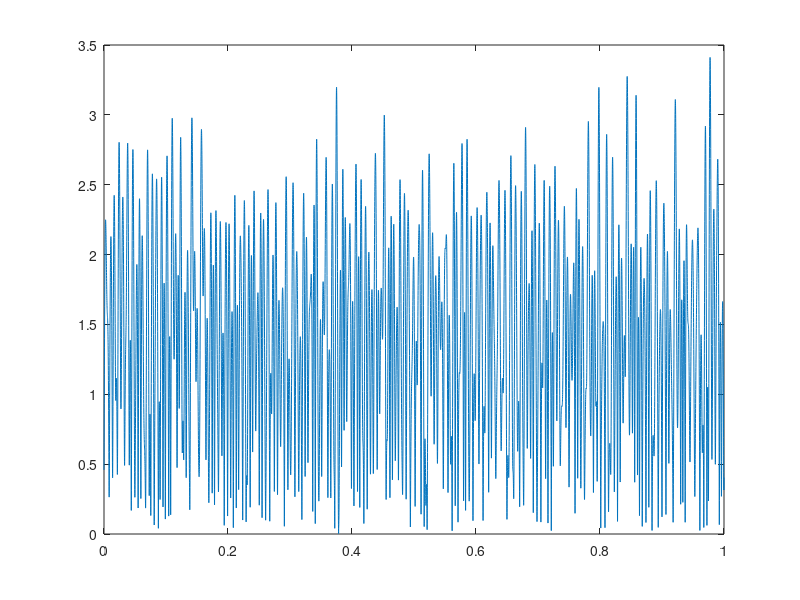
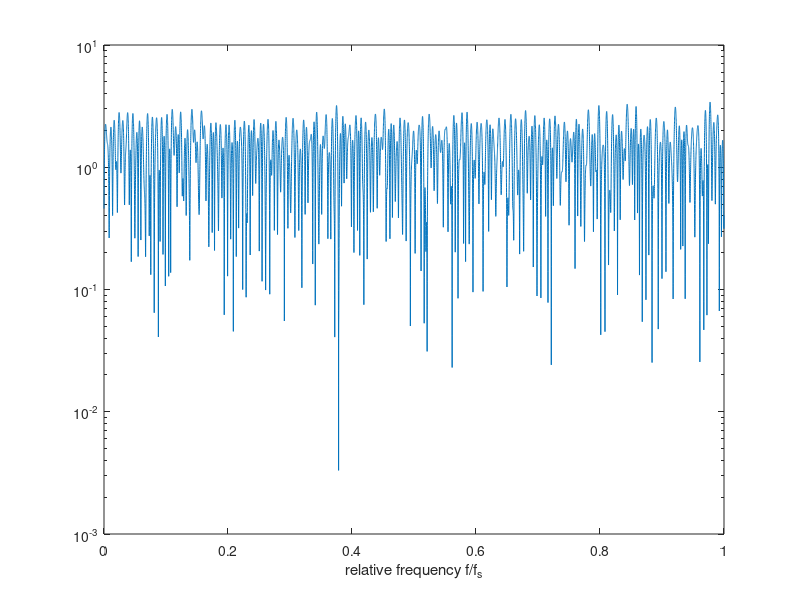
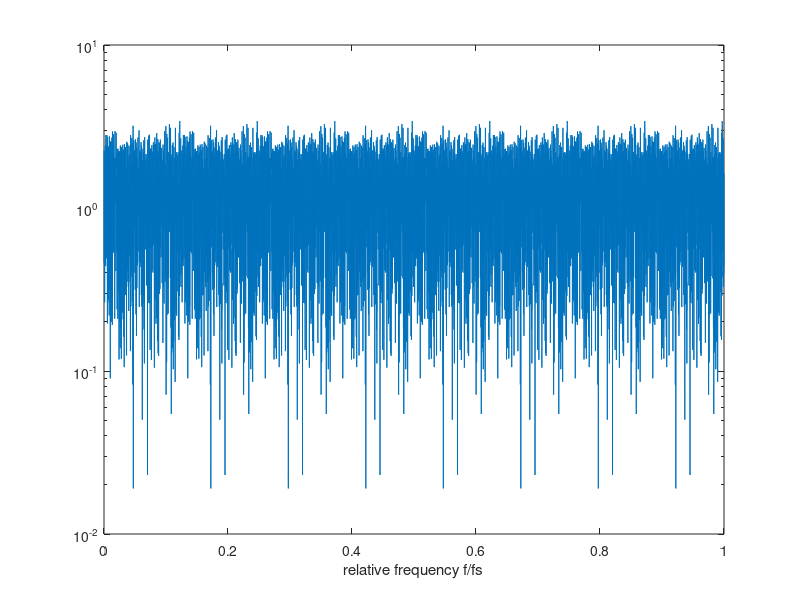
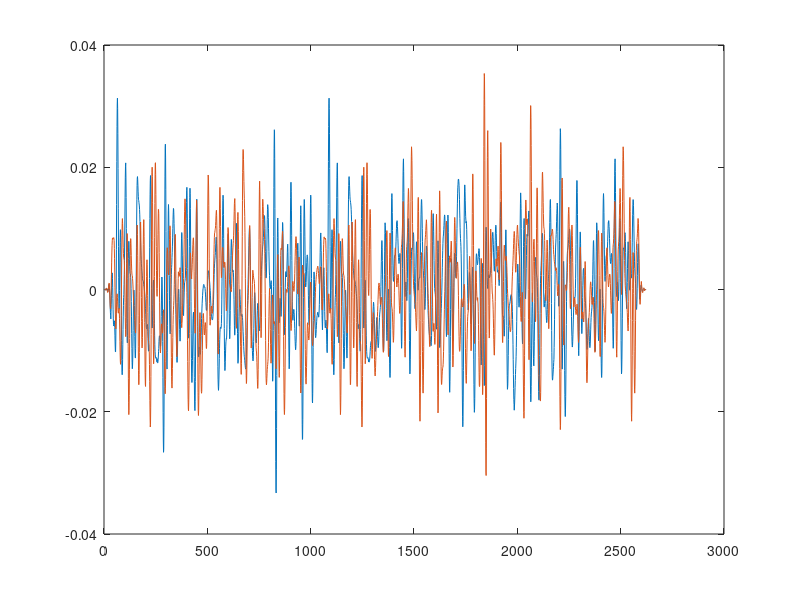

The MATLAB source for these figures, in order:
clear variables
close all
clc

c = [-1-1i -1+1i 1-1i 1+1i]/sqrt(2); 

% Signal to be transmitter
N = 128;
pack = randsrc(1,2*N, [0 1]);

m = buffer(pack,2);
m = bi2de(m','left-msb')+1;

s = c(m);
z = ifft(s);

% Traning signal
Ntrain = N; % Should be larger then Nh
pack_train = randsrc(1,2*Ntrain, [0 1]);

m_train = buffer(pack_train,2);
m_train = bi2de(m_train','left-msb')+1;

s_train = c(m_train);
z_train = ifft(s_train);

% Choose the which channel the signal is trasmitted over
channel = 1;
switch channel
    case 1 
        Nh = 60; 
        n = 0:1:59;
        h = 0.8.^n;
    case 2 
        Nh = 100;
        h = zeros(1,Nh);
        h(1) = 0.5;
        h(9) = 0.5;
end
 
% Choose the length of the cyclic prefix, should be longer then Nh
Ncp  = 32;

% Magnitude
sigma = 0;

% Assemble the correct z_train
Ntraincp = Ncp;
z  = [z_train(end-(Ntraincp-1):end) z_train z(end-(Ncp-1):end) z];

y_len = length(z)+length(h)-1;


%% Up-sampling
% z_frame is the original baseband signal
N = length(z);
NN = 2^14;
f = (0:NN-1)/NN;

% Visualisera
figure()
plot(f,abs(fft(z,NN)))
figure()
semilogy(f,abs(fft(z,NN)));
xlabel('relative frequency f/f_s')

%% Now up-sample
R = 8;
zu = zeros(N*R,1);
zu(1:R:end) = z;
figure()
semilogy(f,abs(fft(zu,NN)));
xlabel('relative frequency f/fs')

%% Design a LP interpolation filer
B = firpm(63,2*[0 0.5/R 0.5/R*1.6 0.5],[1 1 0 0])
zi = conv(zu,B);
% zi is noe the interpolated signal
figure()
plot([real(zi) imag(zi)])

figure()
semilogy(f,abs([fft(zu,NN) fft(zi,NN) fft(B.',NN)]))
legend('Up-sampeled z_u','Interpolated after LP filtering','LP-filter')
xlabel('realtive frequency f/f_s')

%% Modulation
fs = 16000;
fcm = 4000;
F = (0:NN-1)/NN*fs;
n = (0:length(zi)-1)';

zm = zi.*exp(i*2*pi*fcm/fs*n);
semilogy(F,abs([fft(zi,NN) fft(zm,NN)]))
legend('Interpolated','Modulated')
xlabel('Frequency (Hz)')

% Make signal real
zmr = real(zm);
semilogy(F,abs([fft(zi,NN) fft(zm,NN) fft(zmr,NN)]))
legend('Interpolated','Modulated','Real and modulated')
xlabel('Frequency (Hz)')


%%
% % Calculate the effect of the channel and the noise of the signal
% w = sigma/sqrt(2)*(randn(y_len,1) + 1i*randn(y_len,1))';
% y = conv(h,z_frame) + w;
% 
% % Extract the correct signals in the train
% y_train = y(Ntraincp+1:Ntraincp+Ntrain)
% y_signal = y(Ntraincp+Ntrain+Ncp+1:end-(Nh-1))
% 
% % OFDM^-1 of the train signal
% r_train = fft(y_train);
% 
% % OFDM^-1 of the signal
% r = fft(y_signal);
% 
% % Approximate channel
% H_train = r_train./s_train
% H = H_train;
% 
% % Equalization
% s_hat = conj(H).*r;
% 
% % Decode the bits
% i = 1;
% for k = 1:length(s_hat)
%     b_hat(i) = sign(real(s_hat(k)));
%     i = i + 1;
%     b_hat(i) = sign(imag(s_hat(k)));
%     i = i + 1;
% end
% b_hat(b_hat==-1) = 0;
% 
% isequal(pack,b_hat)
% % pack == b_hat
% 
% 
% %% crap below
% figure();
% plot(s,'or')
% hold on
% plot(s_hat,'xb')
% plot(r,'+g')
% legend('s(k)','s_{hat}(k)','r(k)')
% 
% bit_string = '';
% for i = 1:length(pack)
%     bit_string = [bit_string num2str(b_hat(i))];
% end
% disp(bit_string)
% bit_string = '';
% for i = 1:length(pack)
%     bit_string = [bit_string num2str(pack(i))];
% end
% disp(bit_string)
% 
% fprintf('Lost bits: %u\n', 2*N-sum(pack == b_hat))